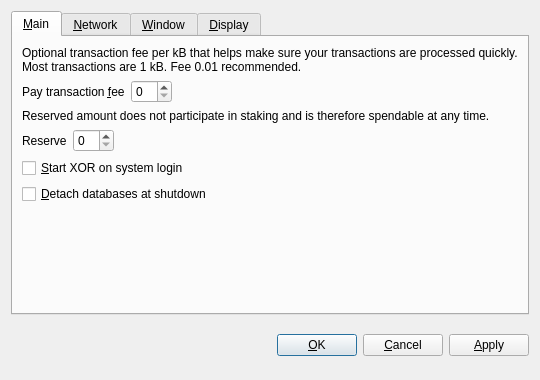
<?xml version="1.0" encoding="UTF-8"?>
<ui version="4.0">
 <class>OptionsDialog</class>
 <widget class="QDialog" name="OptionsDialog">
  <property name="geometry">
   <rect>
    <x>0</x>
    <y>0</y>
    <width>540</width>
    <height>380</height>
   </rect>
  </property>
  <property name="windowTitle">
   <string>Options</string>
  </property>
  <property name="modal">
   <bool>true</bool>
  </property>
  <layout class="QVBoxLayout" name="verticalLayout">
   <item>
    <widget class="QTabWidget" name="tabWidget">
     <property name="tabPosition">
      <enum>QTabWidget::North</enum>
     </property>
     <property name="currentIndex">
      <number>0</number>
     </property>
     <widget class="QWidget" name="tabMain">
      <attribute name="title">
       <string>&amp;Main</string>
      </attribute>
      <layout class="QVBoxLayout" name="verticalLayout_Main">
       <item>
        <widget class="QLabel" name="transactionFeeInfoLabel">
         <property name="text">
          <string>Optional transaction fee per kB that helps make sure your transactions are processed quickly. Most transactions are 1 kB. Fee 0.01 recommended.</string>
         </property>
         <property name="textFormat">
          <enum>Qt::PlainText</enum>
         </property>
         <property name="wordWrap">
          <bool>true</bool>
         </property>
        </widget>
       </item>
       <item>
        <layout class="QHBoxLayout" name="horizontalLayoutFee">
         <item>
          <widget class="QLabel" name="transactionFeeLabel">
           <property name="text">
            <string>Pay transaction &amp;fee</string>
           </property>
           <property name="textFormat">
            <enum>Qt::PlainText</enum>
           </property>
           <property name="buddy">
            <cstring>transactionFee</cstring>
           </property>
          </widget>
         </item>
         <item>
          <widget class="BitcoinAmountField" name="transactionFee"/>
         </item>
         <item>
          <spacer name="horizontalSpacerFee">
           <property name="orientation">
            <enum>Qt::Horizontal</enum>
           </property>
           <property name="sizeHint" stdset="0">
            <size>
             <width>40</width>
             <height>20</height>
            </size>
           </property>
          </spacer>
         </item>
        </layout>
       </item>
       <item>
        <widget class="QLabel" name="reserveBalanceInfoLabel">
         <property name="text">
          <string>Reserved amount does not participate in staking and is therefore spendable at any time.</string>
         </property>
         <property name="textFormat">
          <enum>Qt::PlainText</enum>
         </property>
         <property name="wordWrap">
          <bool>true</bool>
         </property>
        </widget>
       </item>
       <item>
        <layout class="QHBoxLayout" name="horizontalLayoutReserveBalance">
         <item>
          <widget class="QLabel" name="reserveBalanceLabel">
           <property name="text">
            <string>Reserve</string>
           </property>
           <property name="textFormat">
            <enum>Qt::PlainText</enum>
           </property>
           <property name="buddy">
            <cstring>reserveBalance</cstring>
           </property>
          </widget>
         </item>
         <item>
          <widget class="BitcoinAmountField" name="reserveBalance"/>
         </item>
         <item>
          <spacer name="horizontalSpacerReserveBalance">
           <property name="orientation">
            <enum>Qt::Horizontal</enum>
           </property>
           <property name="sizeHint" stdset="0">
            <size>
             <width>40</width>
             <height>20</height>
            </size>
           </property>
          </spacer>
         </item>
        </layout>
       </item>
       <item>
        <widget class="QCheckBox" name="bitcoinAtStartup">
         <property name="toolTip">
          <string>Automatically start XOR after logging in to the system.</string>
         </property>
         <property name="text">
          <string>&amp;Start XOR on system login</string>
         </property>
        </widget>
       </item>
       <item>
        <widget class="QCheckBox" name="detachDatabases">
         <property name="toolTip">
          <string>Detach block and address databases at shutdown. This means they can be moved to another data directory, but it slows down shutdown. The wallet is always detached.</string>
         </property>
         <property name="text">
          <string>&amp;Detach databases at shutdown</string>
         </property>
        </widget>
       </item>
       <item>
        <spacer name="verticalSpacer_Main">
         <property name="orientation">
          <enum>Qt::Vertical</enum>
         </property>
         <property name="sizeHint" stdset="0">
          <size>
           <width>20</width>
           <height>40</height>
          </size>
         </property>
        </spacer>
       </item>
      </layout>
     </widget>
     <widget class="QWidget" name="tabNetwork">
      <attribute name="title">
       <string>&amp;Network</string>
      </attribute>
      <layout class="QVBoxLayout" name="verticalLayout_Network">
       <item>
        <widget class="QCheckBox" name="mapPortUpnp">
         <property name="toolTip">
          <string>Automatically open the XOR client port on the router. This only works when your router supports UPnP and it is enabled.</string>
         </property>
         <property name="text">
          <string>Map port using &amp;UPnP</string>
         </property>
        </widget>
       </item>
       <item>
        <widget class="QCheckBox" name="connectSocks">
         <property name="toolTip">
          <string>Connect to the XOR network through a SOCKS proxy (e.g. when connecting through Tor).</string>
         </property>
         <property name="text">
          <string>&amp;Connect through SOCKS proxy:</string>
         </property>
        </widget>
       </item>
       <item>
        <layout class="QHBoxLayout" name="horizontalLayout_Network">
         <item>
          <widget class="QLabel" name="proxyIpLabel">
           <property name="text">
            <string>Proxy &amp;IP:</string>
           </property>
           <property name="textFormat">
            <enum>Qt::PlainText</enum>
           </property>
           <property name="buddy">
            <cstring>proxyIp</cstring>
           </property>
          </widget>
         </item>
         <item>
          <widget class="QValidatedLineEdit" name="proxyIp">
           <property name="maximumSize">
            <size>
             <width>140</width>
             <height>16777215</height>
            </size>
           </property>
           <property name="toolTip">
            <string>IP address of the proxy (e.g. 127.0.0.1)</string>
           </property>
          </widget>
         </item>
         <item>
          <widget class="QLabel" name="proxyPortLabel">
           <property name="text">
            <string>&amp;Port:</string>
           </property>
           <property name="textFormat">
            <enum>Qt::PlainText</enum>
           </property>
           <property name="buddy">
            <cstring>proxyPort</cstring>
           </property>
          </widget>
         </item>
         <item>
          <widget class="QLineEdit" name="proxyPort">
           <property name="maximumSize">
            <size>
             <width>55</width>
             <height>16777215</height>
            </size>
           </property>
           <property name="toolTip">
            <string>Port of the proxy (e.g. 9050)</string>
           </property>
          </widget>
         </item>
         <item>
          <widget class="QLabel" name="socksVersionLabel">
           <property name="text">
            <string>SOCKS &amp;Version:</string>
           </property>
           <property name="textFormat">
            <enum>Qt::PlainText</enum>
           </property>
           <property name="buddy">
            <cstring>socksVersion</cstring>
           </property>
          </widget>
         </item>
         <item>
          <widget class="QValueComboBox" name="socksVersion">
           <property name="toolTip">
            <string>SOCKS version of the proxy (e.g. 5)</string>
           </property>
          </widget>
         </item>
         <item>
          <spacer name="horizontalSpacer_Network">
           <property name="orientation">
            <enum>Qt::Horizontal</enum>
           </property>
           <property name="sizeHint" stdset="0">
            <size>
             <width>40</width>
             <height>20</height>
            </size>
           </property>
          </spacer>
         </item>
        </layout>
       </item>
       <item>
        <spacer name="verticalSpacer_Network">
         <property name="orientation">
          <enum>Qt::Vertical</enum>
         </property>
         <property name="sizeHint" stdset="0">
          <size>
           <width>20</width>
           <height>40</height>
          </size>
         </property>
        </spacer>
       </item>
      </layout>
     </widget>
     <widget class="QWidget" name="tabWindow">
      <attribute name="title">
       <string>&amp;Window</string>
      </attribute>
      <layout class="QVBoxLayout" name="verticalLayout_Window">
       <item>
        <widget class="QCheckBox" name="minimizeToTray">
         <property name="toolTip">
          <string>Show only a tray icon after minimizing the window.</string>
         </property>
         <property name="text">
          <string>&amp;Minimize to the tray instead of the taskbar</string>
         </property>
        </widget>
       </item>
       <item>
        <widget class="QCheckBox" name="minimizeOnClose">
         <property name="toolTip">
          <string>Minimize instead of exit the application when the window is closed. When this option is enabled, the application will be closed only after selecting Quit in the menu.</string>
         </property>
         <property name="text">
          <string>M&amp;inimize on close</string>
         </property>
        </widget>
       </item>
       <item>
        <spacer name="verticalSpacer_Window">
         <property name="orientation">
          <enum>Qt::Vertical</enum>
         </property>
         <property name="sizeHint" stdset="0">
          <size>
           <width>20</width>
           <height>40</height>
          </size>
         </property>
        </spacer>
       </item>
      </layout>
     </widget>
     <widget class="QWidget" name="tabDisplay">
      <attribute name="title">
       <string>&amp;Display</string>
      </attribute>
      <layout class="QVBoxLayout" name="verticalLayout_Display">
       <item>
        <layout class="QHBoxLayout" name="horizontalLayout_1_Display">
         <item>
          <widget class="QLabel" name="langLabel">
           <property name="text">
            <string>User Interface &amp;language:</string>
           </property>
           <property name="textFormat">
            <enum>Qt::PlainText</enum>
           </property>
           <property name="buddy">
            <cstring>lang</cstring>
           </property>
          </widget>
         </item>
         <item>
          <widget class="QValueComboBox" name="lang">
           <property name="toolTip">
            <string>The user interface language can be set here. This setting will take effect after restarting XOR.</string>
           </property>
          </widget>
         </item>
        </layout>
       </item>
       <item>
        <layout class="QHBoxLayout" name="horizontalLayout_2_Display">
         <item>
          <widget class="QLabel" name="unitLabel">
           <property name="text">
            <string>&amp;Unit to show amounts in:</string>
           </property>
           <property name="textFormat">
            <enum>Qt::PlainText</enum>
           </property>
           <property name="buddy">
            <cstring>unit</cstring>
           </property>
          </widget>
         </item>
         <item>
          <widget class="QValueComboBox" name="unit">
           <property name="toolTip">
            <string>Choose the default subdivision unit to show in the interface and when sending coins.</string>
           </property>
          </widget>
         </item>
        </layout>
       </item>
       <item>
        <widget class="QCheckBox" name="displayAddresses">
         <property name="toolTip">
          <string>Whether to show XOR addresses in the transaction list or not.</string>
         </property>
         <property name="text">
          <string>&amp;Display addresses in transaction list</string>
         </property>
        </widget>
       </item>
       <item>
        <widget class="QCheckBox" name="coinControlFeatures">
         <property name="toolTip">
          <string>Whether to show coin control features or not.</string>
         </property>
         <property name="text">
          <string>Display coin &amp;control features (experts only!)</string>
         </property>
        </widget>
       </item>
       <item>
        <spacer name="verticalSpacer_Display">
         <property name="orientation">
          <enum>Qt::Vertical</enum>
         </property>
         <property name="sizeHint" stdset="0">
          <size>
           <width>20</width>
           <height>40</height>
          </size>
         </property>
        </spacer>
       </item>
      </layout>
     </widget>
    </widget>
   </item>
   <item>
    <layout class="QHBoxLayout" name="horizontalLayout_Buttons">
     <item>
      <spacer name="horizontalSpacer_1">
       <property name="orientation">
        <enum>Qt::Horizontal</enum>
       </property>
       <property name="sizeHint" stdset="0">
        <size>
         <width>40</width>
         <height>48</height>
        </size>
       </property>
      </spacer>
     </item>
     <item>
      <widget class="QLabel" name="statusLabel">
       <property name="font">
        <font>
         <weight>75</weight>
         <bold>true</bold>
        </font>
       </property>
       <property name="text">
        <string/>
       </property>
       <property name="textFormat">
        <enum>Qt::PlainText</enum>
       </property>
       <property name="wordWrap">
        <bool>true</bool>
       </property>
      </widget>
     </item>
     <item>
      <spacer name="horizontalSpacer_2">
       <property name="orientation">
        <enum>Qt::Horizontal</enum>
       </property>
       <property name="sizeHint" stdset="0">
        <size>
         <width>40</width>
         <height>48</height>
        </size>
       </property>
      </spacer>
     </item>
     <item>
      <widget class="QPushButton" name="okButton">
       <property name="text">
        <string>&amp;OK</string>
       </property>
      </widget>
     </item>
     <item>
      <widget class="QPushButton" name="cancelButton">
       <property name="text">
        <string>&amp;Cancel</string>
       </property>
       <property name="autoDefault">
        <bool>false</bool>
       </property>
      </widget>
     </item>
     <item>
      <widget class="QPushButton" name="applyButton">
       <property name="text">
        <string>&amp;Apply</string>
       </property>
       <property name="autoDefault">
        <bool>false</bool>
       </property>
      </widget>
     </item>
    </layout>
   </item>
  </layout>
 </widget>
 <customwidgets>
  <customwidget>
   <class>BitcoinAmountField</class>
   <extends>QSpinBox</extends>
   <header>bitcoinamountfield.h</header>
  </customwidget>
  <customwidget>
   <class>QValueComboBox</class>
   <extends>QComboBox</extends>
   <header>qvaluecombobox.h</header>
  </customwidget>
  <customwidget>
   <class>QValidatedLineEdit</class>
   <extends>QLineEdit</extends>
   <header>qvalidatedlineedit.h</header>
  </customwidget>
 </customwidgets>
 <resources/>
 <connections/>
</ui>
